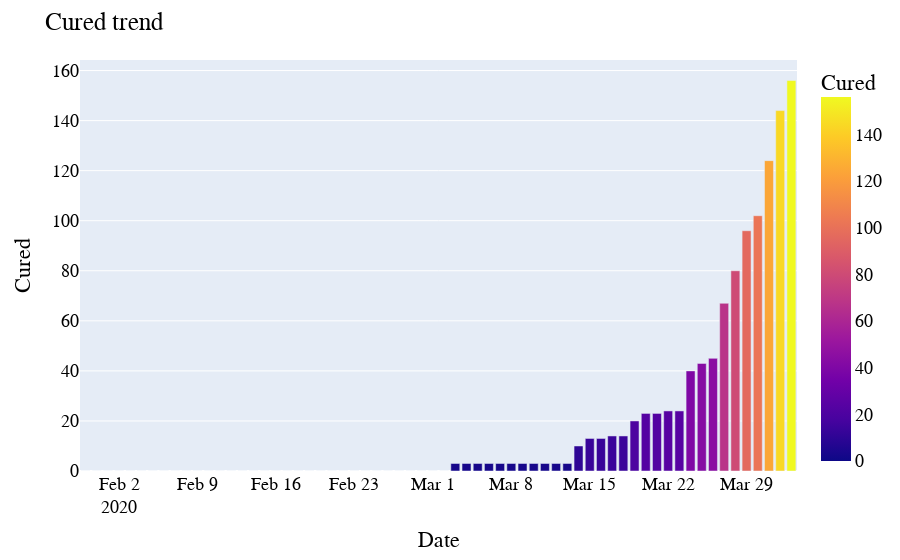

The cell this chart's notebook holds for it:
### Markdown cell above
### Cured

### Code cell
fig = px.bar(date_group, x='Date', y='Cured', color='Cured')

fig.update_layout(
    title="Cured trend",    
    font=dict(
        family="Courier New, monospace",
        size=18,
        color="black"
    )
)

fig.show()

### Figure 1 — Plotly figure (JSON) as saved in the notebook; plotly's stock layout.template omitted (floating-point values rounded to 4 significant figures)
{"data": [{"alignmentgroup": "True", "hovertemplate": "Date=%{x}<br>Cured=%{marker.color}<extra></extra>", "legendgroup": "", "marker": {"color": [0, 0, 0, 0, 0, 0, 0, 0, 0, 0, 0, 0, 0, 0, 0, 0, 0, 0, 0, 0, 0, 0, 0, 0, 0, 0, 0, 0, 0, 0, 0, 0, 0, 3, 3, 3, 3, 3, 3, 3, 3, 3, 3, 3, 10, 13, 13, 14, 14, 20, 23, 23, 24, 24, 40, 43, 45, 67, 80, 96, 102, 124, 144, 156], "coloraxis": "coloraxis"}, "name": "", "offsetgroup": "", "orientation": "v", "showlegend": false, "textposition": "auto", "type": "bar", "x": ["2020-01-30T00:00:00", "2020-01-31T00:00:00", "2020-02-01T00:00:00", "2020-02-02T00:00:00", "2020-02-03T00:00:00", "2020-02-04T00:00:00", "2020-02-05T00:00:00", "2020-02-06T00:00:00", "2020-02-07T00:00:00", "2020-02-08T00:00:00", "2020-02-09T00:00:00", "2020-02-10T00:00:00", "2020-02-11T00:00:00", "2020-02-12T00:00:00", "2020-02-13T00:00:00", "2020-02-14T00:00:00", "2020-02-15T00:00:00", "2020-02-16T00:00:00", "2020-02-17T00:00:00", "2020-02-18T00:00:00", "2020-02-19T00:00:00", "2020-02-20T00:00:00", "2020-02-21T00:00:00", "2020-02-22T00:00:00", "2020-02-23T00:00:00", "2020-02-24T00:00:00", "2020-02-25T00:00:00", "2020-02-26T00:00:00", "2020-02-27T00:00:00", "2020-02-28T00:00:00", "2020-02-29T00:00:00", "2020-03-01T00:00:00", "2020-03-02T00:00:00", "2020-03-03T00:00:00", "2020-03-04T00:00:00", "2020-03-05T00:00:00", "2020-03-06T00:00:00", "2020-03-07T00:00:00", "2020-03-08T00:00:00", "2020-03-09T00:00:00", "2020-03-10T00:00:00", "2020-03-11T00:00:00", "2020-03-12T00:00:00", "2020-03-13T00:00:00", "2020-03-14T00:00:00", "2020-03-15T00:00:00", "2020-03-16T00:00:00", "2020-03-17T00:00:00", "2020-03-18T00:00:00", "2020-03-19T00:00:00", "2020-03-20T00:00:00", "2020-03-21T00:00:00", "2020-03-22T00:00:00", "2020-03-23T00:00:00", "2020-03-24T00:00:00", "2020-03-25T00:00:00", "2020-03-26T00:00:00", "2020-03-27T00:00:00", "2020-03-28T00:00:00", "2020-03-29T00:00:00", "2020-03-30T00:00:00", "2020-03-31T00:00:00", "2020-04-01T00:00:00", "2020-04-02T00:00:00"], "xaxis": "x", "y": [0, 0, 0, 0, 0, 0, 0, 0, 0, 0, 0, 0, 0, 0, 0, 0, 0, 0, 0, 0, 0, 0, 0, 0, 0, 0, 0, 0, 0, 0, 0, 0, 0, 3, 3, 3, 3, 3, 3, 3, 3, 3, 3, 3, 10, 13, 13, 14, 14, 20, 23, 23, 24, 24, 40, 43, 45, 67, 80, 96, 102, 124, 144, 156], "yaxis": "y"}], "layout": {"barmode": "relative", "coloraxis": {"colorbar": {"title": {"text": "Cured"}}, "colorscale": [[0, "#0d0887"], [0.1111, "#46039f"], [0.2222, "#7201a8"], [0.3333, "#9c179e"], [0.4444, "#bd3786"], [0.5556, "#d8576b"], [0.6667, "#ed7953"], [0.7778, "#fb9f3a"], [0.8889, "#fdca26"], [1, "#f0f921"]]}, "font": {"color": "black", "family": "Courier New, monospace", "size": 18}, "legend": {"tracegroupgap": 0}, "margin": {"t": 60}, "title": {"text": "Cured trend"}, "xaxis": {"anchor": "y", "domain": [0, 1], "title": {"text": "Date"}}, "yaxis": {"anchor": "x", "domain": [0, 1], "title": {"text": "Cured"}}}}
